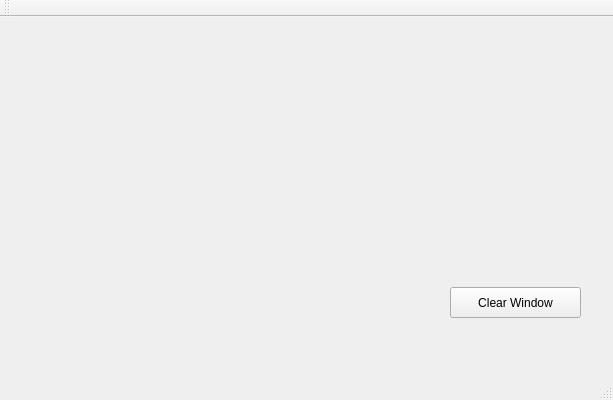
<?xml version="1.0" encoding="UTF-8"?>
<ui version="4.0">
 <class>ScribbleClass</class>
 <widget class="QMainWindow" name="ScribbleClass">
  <property name="geometry">
   <rect>
    <x>0</x>
    <y>0</y>
    <width>613</width>
    <height>400</height>
   </rect>
  </property>
  <property name="windowTitle">
   <string>Scribble</string>
  </property>
  <widget class="QWidget" name="centralWidget">
   <widget class="QPushButton" name="pushButton">
    <property name="geometry">
     <rect>
      <x>450</x>
      <y>270</y>
      <width>131</width>
      <height>31</height>
     </rect>
    </property>
    <property name="text">
     <string>Clear Window</string>
    </property>
   </widget>
  </widget>
  <widget class="QMenuBar" name="menuBar">
   <property name="geometry">
    <rect>
     <x>0</x>
     <y>0</y>
     <width>613</width>
     <height>22</height>
    </rect>
   </property>
  </widget>
  <widget class="QToolBar" name="mainToolBar">
   <attribute name="toolBarArea">
    <enum>TopToolBarArea</enum>
   </attribute>
   <attribute name="toolBarBreak">
    <bool>false</bool>
   </attribute>
  </widget>
  <widget class="QStatusBar" name="statusBar"/>
 </widget>
 <layoutdefault spacing="6" margin="11"/>
 <resources>
  <include location="Scribble.qrc"/>
 </resources>
 <connections/>
</ui>
